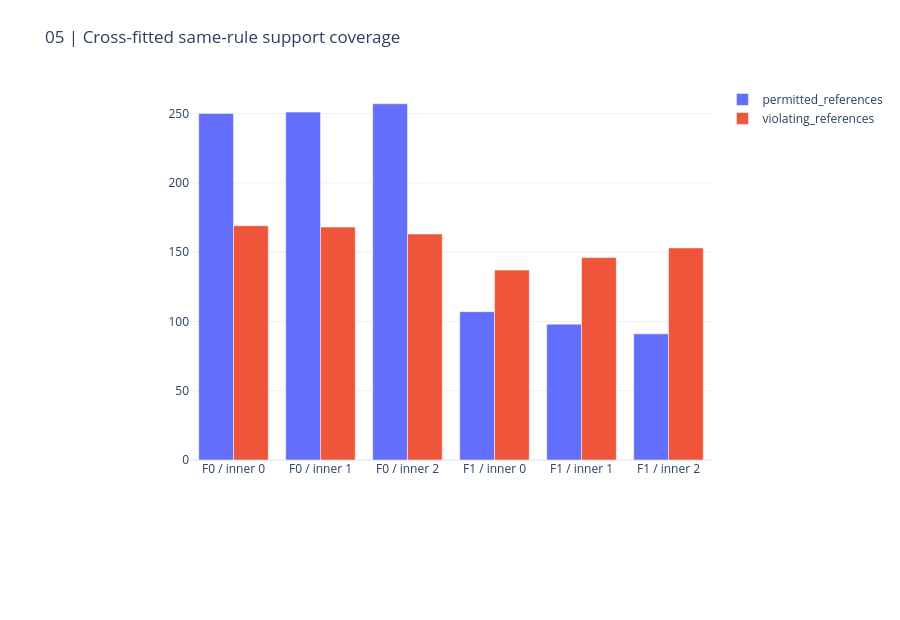

Notebook cell for this chart:
### Markdown cell above
## 2. Training-only support features

A reference pool contains explicitly labeled examples under one rule. Three normalized-text group folds exclude each training example from its own reference pool. Query features use only the full eligible training pool. There are no query-query distances, query targets, or inferred cross-rule negatives.

### Code cell
catalog = json.loads((ROOT / "reports/local_support_features/feature_catalog.json").read_text())
print("Historical basic feature count:", len(catalog["historical_basic"]))
print("New density feature count:", len(catalog["new_local_density"]))
CHARTS[4].show(renderer="plotly_mimetype")

### Figure 1 — Plotly figure (JSON) as saved in the notebook; plotly's stock layout.template omitted (floating-point values rounded to 4 significant figures)
{"data": [{"name": "permitted_references", "type": "bar", "x": ["F0 / inner 0", "F0 / inner 1", "F0 / inner 2", "F1 / inner 0", "F1 / inner 1", "F1 / inner 2"], "y": [250, 251, 257, 107, 98, 91]}, {"name": "violating_references", "type": "bar", "x": ["F0 / inner 0", "F0 / inner 1", "F0 / inner 2", "F1 / inner 0", "F1 / inner 1", "F1 / inner 2"], "y": [169, 168, 163, 137, 146, 153]}], "layout": {"barmode": "group", "height": 620, "margin": {"b": 160, "l": 190, "r": 35, "t": 85}, "title": {"text": "05 | Cross-fitted same-rule support coverage"}, "xaxis": {"automargin": true}, "yaxis": {"automargin": true}}}
